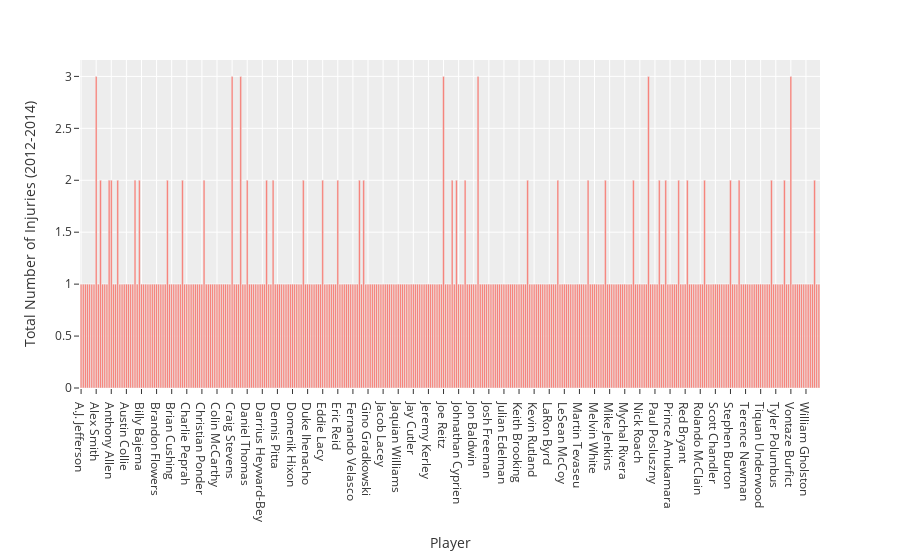

The cell this chart's notebook holds for it:
### Code cell
total_injuries_for_players_differed_by_player_name = px.bar(
    data_frame=head_injuries.groupby(by="Player")["Total Number of Injuries (2012-2014)"].sum().reset_index(),
    x="Player",
    y="Total Number of Injuries (2012-2014)",
    template="ggplot2",
)

total_injuries_for_players_differed_by_player_name.show()

### Figure 1 — Plotly figure (JSON) as saved in the notebook; plotly's stock layout.template omitted (floating-point values rounded to 4 significant figures; data arrays with more than 128 entries replaced by an {"elided": "..."} marker saying what was removed)
{"data": [{"alignmentgroup": "True", "hovertemplate": "Player=%{x}<br>Total Number of Injuries (2012-2014)=%{y}<extra></extra>", "legendgroup": "", "marker": {"color": "#F8766D", "pattern": {"shape": ""}}, "name": "", "offsetgroup": "", "orientation": "v", "showlegend": false, "textposition": "auto", "type": "bar", "x": {"elided": "343 str values"}, "xaxis": "x", "y": {"elided": "343 int values"}, "yaxis": "y"}], "layout": {"barmode": "relative", "legend": {"tracegroupgap": 0}, "margin": {"t": 60}, "xaxis": {"anchor": "y", "domain": [0, 1], "title": {"text": "Player"}}, "yaxis": {"anchor": "x", "domain": [0, 1], "title": {"text": "Total Number of Injuries (2012-2014)"}}}}
